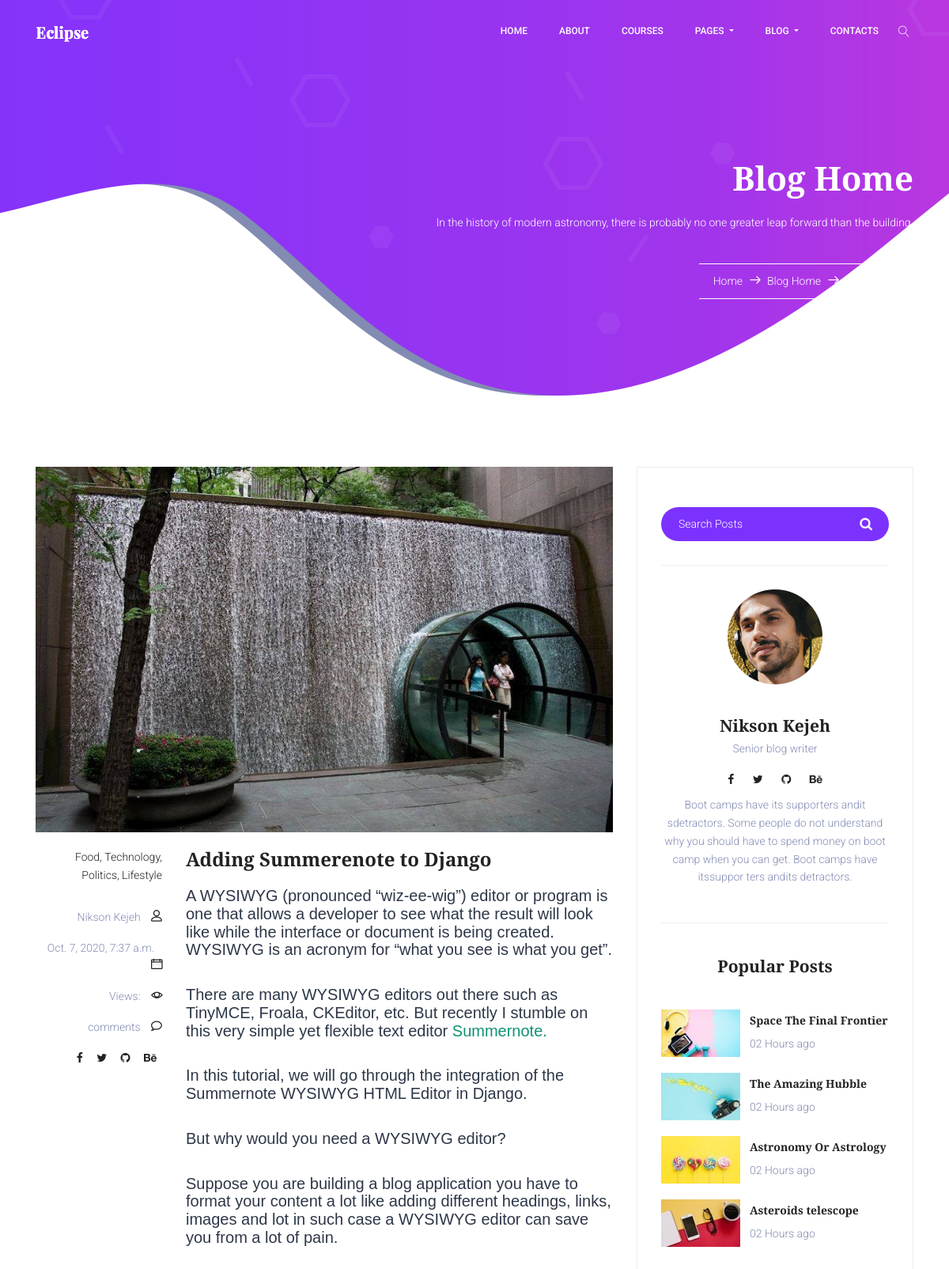
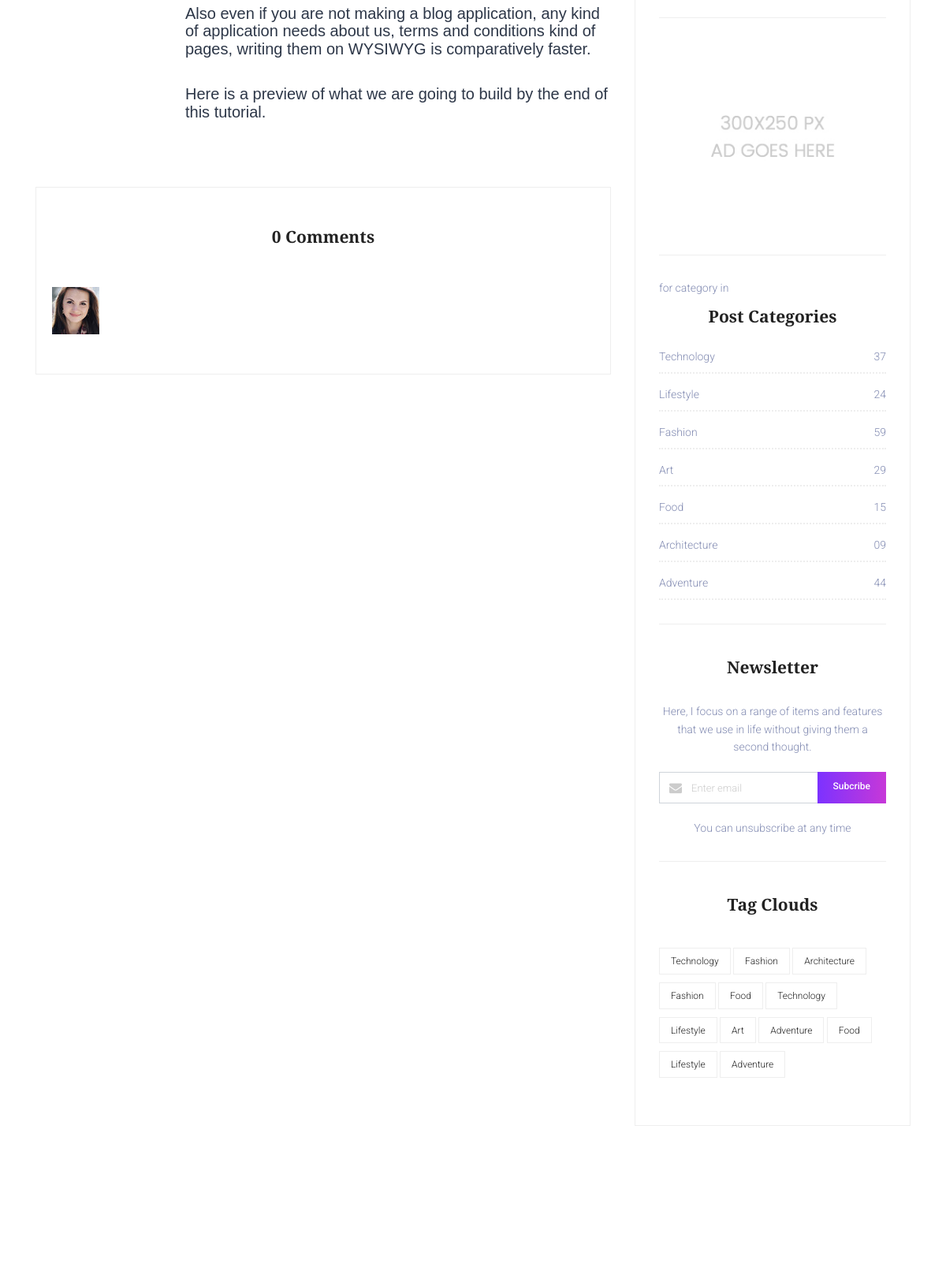
The app's page /blog/wd/ (upper part) with its own data (2 pictures, top to bottom).
### blog/models.py (models this page shows, shortened)
class Post(models.Model):
    category = models.ForeignKey(Category, verbose_name="Category", on_delete=models.CASCADE)
    cover = models.ImageField(upload_to='blog_1images/', blank=True, default='blog_1images/defaultblog.jpg')
    title = models.CharField(max_length=200, unique=True, verbose_name="Title")
    slug = models.SlugField(max_length=200, unique=True)
    author = models.ForeignKey(Teacher, on_delete=models.CASCADE, related_name='Post')
    updated_on = models.DateTimeField(auto_now=True)
    content = models.TextField()
    created_on = models.DateTimeField(auto_now_add=True)
    hit_count_generic = GenericRelation(HitCount, object_id_field='object_pk',
                                        related_query_name='hit_count_generic_relation')
    status = models.IntegerField(choices=STATUS, default=0)
    class Meta:
        verbose_name = "Post"
        verbose_name_plural = "Posts"
        ordering = ['-created_on']

### classroom/models.py (models this page shows, shortened)
class Teacher(models.Model):
    user = models.OneToOneField(User,on_delete=models.CASCADE,primary_key=True,related_name='Teacher')
    name = models.CharField(max_length=250)
    subject_name = models.CharField(max_length=250)
    email = models.EmailField(max_length=254)
    phone = models.IntegerField()
    teacher_profile_pic = models.ImageField(upload_to="classroom/teacher_profile_pic",blank=True)
    class_students = models.ManyToManyField(Student,through="StudentsInClass")
    def __str__(self):
        return self.name

### blog/views.py (the view)
# urls.py: path('<slug:slug>/', views.post_detail, name='post_detail'),
def post_detail(request, slug):
    template_name = 'classroom/blog-single.html'
    post = get_object_or_404(Post, slug=slug)
    comments = post.comments.filter(active=True)
    new_comment = None
    if request.method == 'POST':
        comment_form = CommentForm(data=request.POST)
        if comment_form.is_valid():
            new_comment = comment_form.save(commit=False)
            new_comment.post = post
            new_comment.save()
    else:
        comment_form = CommentForm()
    return render(request, template_name, {'post': post,
                                           'comments': comments,
                                           'new_comment': new_comment,
                                           'comment_form': comment_form})

### blog/forms.py
class CommentForm(forms.ModelForm):
    class Meta:
        model = Comment
        fields = ('name', 'email', 'body')

### template/classroom/blog-single.html (shortened to what this page needs)
{% load hitcount_tags %}
{% load static %}
{% block content %}
{% load crispy_forms_tags %}
<!DOCTYPE html>
<html lang="zxx" class="no-js">
<head>
	<link rel="stylesheet" href="{% static 'css/linearicons.css' %}" />
	<link rel="stylesheet" href="{% static 'css/font-awesome.min.css' %}" />
	<link rel="stylesheet" href="{% static 'css/bootstrap.css' %}" />
	<link rel="stylesheet" href="{% static 'css/magnific-popup.css' %}" />
	<link rel="stylesheet" href="{% static 'css/owl.carousel.css' %}" />
	<link rel="stylesheet" href="{% static 'css/nice-select.css' %}">
	<link rel="stylesheet" href="{% static 'css/hexagons.min.css' %}" />
	<link rel="stylesheet" href="'https://cdn.jsdelivr.net/themify-icons/0.1.2/css/themify-icons.css" />
	<link rel="stylesheet" href="{% static 'css/main.css' %}" />
</head>
<body>
	<header class="default-header">
		<nav class="navbar navbar-expand-lg  navbar-light">
			<div class="container">
				<a class="navbar-brand" href="index.html">
					<img src="{% static 'img/logo.png' %}" alt="" />
				</a>
				<div class="collapse navbar-collapse justify-content-end align-items-center" id="navbarSupportedContent">
					<ul class="navbar-nav">
						<li><a href="index.html">Home</a></li>
						<li><a href="about.html">About</a></li>
						<li><a href="courses.html">Courses</a></li>
						<li class="dropdown">
							<a class="dropdown-toggle" href="#" data-toggle="dropdown">
								Pages
							</a>
						</li>
						<li class="dropdown">
							<a class="dropdown-toggle" href="#" data-toggle="dropdown">
								Blog
							</a>
						</li>
						<li><a href="contacts.html">Contacts</a></li>
						<li>
							<button class="search">
								<span class="lnr lnr-magnifier" id="search"></span>
							</button>
						</li>
					</ul>
				</div>
			</div>
		</nav>
	</header>
	<section class="banner-area">
		<div class="container">
			<div class="row justify-content-center align-items-center">
				<div class="col-lg-12 banner-right">
					<h1 class="text-white">
							Blog Home
					</h1>
					<p class="mx-auto text-white  mt-20 mb-40">
						In the history of modern astronomy, there is probably no one greater leap forward than the building.
					</p>
					<div class="link-nav">
						<span class="box">
							<a href="index.html">Home </a>
							<i class="lnr lnr-arrow-right"></i>
							<a href="blog-home.html">Blog Home</a>
							<i class="lnr lnr-arrow-right"></i>
							<a href="blog-single.html">Single Blog</a>
						</span>
					</div>
				</div>
			</div>
		</div>
	</section>
	<section class="post-content-area single-post-area">
		<div class="container">
			<div class="row">
				<div class="col-lg-8 posts-list">
					<div class="single-post row">
						<div class="col-lg-12">
							<div class="feature-img">
								<img class="img-fluid" src="{{ post.cover.url }}" alt="">
							</div>
						</div>
						<div class="col-lg-3  col-md-3 meta-details">
							<ul class="tags">
								<li><a href="#">Food,</a></li>
								<li><a href="#">Technology,</a></li>
								<li><a href="#">Politics,</a></li>
								<li><a href="#">Lifestyle</a></li>
							</ul>
							<div class="user-details row">
								<p class="user-name col-lg-12 col-md-12 col-6"><a href="#">{{ post.author }}</a> <span class="lnr lnr-user"></span></p>
								<p class="date col-lg-12 col-md-12 col-6"><a href="#">{{ post.created_on }}</a> <span class="lnr lnr-calendar-full"></span></p>
								<p class="view col-lg-12 col-md-12 col-6"><a href="#">Views: {% get_hit_count for post %}</a> <span class="lnr lnr-eye"></span></p>
								<p class="comments col-lg-12 col-md-12 col-6"><a href="#">{{ comment.count }} comments</a> <span class="lnr lnr-bubble"></span></p>
								<ul class="social-links col-lg-12 col-md-12 col-6">
									<li><a href="#"><i class="fa fa-facebook"></i></a></li>
									<li><a href="#"><i class="fa fa-twitter"></i></a></li>
									<li><a href="#"><i class="fa fa-github"></i></a></li>
									<li><a href="#"><i class="fa fa-behance"></i></a></li>
								</ul>
							</div>
						</div>
						<div class="col-lg-9 col-md-9">
							<h3 class="mt-20 mb-20">{% block title %} {{ post.title }} {% endblock title %}</h3>
							<p class="excert">
                                {{ post.content | safe }}
							</p>
						</div>
					</div>
					<div class="comments-area">
						<h4>{{ comments.count }} Comments</h4>
						<div class="comment-list">
							<div class="single-comment justify-content-between d-flex">
								<div class="user justify-content-between d-flex">
									<div class="thumb">
										<img src="img/blog/c1.jpg" alt="">
									</div>
								</div>
							</div>
						</div>
					</div>
				</div>
				<div class="col-lg-4 sidebar-widgets">
					<div class="widget-wrap">
						<div class="single-sidebar-widget search-widget">
							<form class="search-form" action="#">
								<input placeholder="Search Posts" name="search" type="text" onfocus="this.placeholder = ''" onblur="this.placeholder = 'Search Posts'">
								<button type="submit"><i class="fa fa-search"></i></button>
							</form>
						</div>
						<div class="single-sidebar-widget user-info-widget">
							<img src="img/blog/user-info.png" alt="">
							<a href="#"><h4>{{ post.author }}</h4></a>
							<p>
								Senior blog writer
							</p>
							<ul class="social-links">
								<li><a href="#"><i class="fa fa-facebook"></i></a></li>
								<li><a href="#"><i class="fa fa-twitter"></i></a></li>
								<li><a href="#"><i class="fa fa-github"></i></a></li>
								<li><a href="#"><i class="fa fa-behance"></i></a></li>
							</ul>
							<p>
								Boot camps have its supporters andit sdetractors. Some people do not understand why you should have to spend money on boot
								camp when you can get. Boot camps have itssuppor ters andits detractors.
							</p>
						</div>
						<div class="single-sidebar-widget popular-post-widget">
							<h4 class="popular-title">Popular Posts</h4>
							<div class="popular-post-list">
								<div class="single-post-list d-flex flex-row align-items-center">
									<div class="thumb">
										<img class="img-fluid" src="img/blog/pp1.jpg" alt="">
									</div>
									<div class="details">
										<a href="blog-home.html"><h6>Space The Final Frontier</h6></a>
										<p>02 Hours ago</p>
									</div>
								</div>
								<div class="single-post-list d-flex flex-row align-items-center">
									<div class="thumb">
										<img class="img-fluid" src="img/blog/pp2.jpg" alt="">
									</div>
									<div class="details">
										<a href="blog-home.html"><h6>The Amazing Hubble</h6></a>
										<p>02 Hours ago</p>
									</div>
								</div>
								<div class="single-post-list d-flex flex-row align-items-center">
									<div class="thumb">
										<img class="img-fluid" src="img/blog/pp3.jpg" alt="">
									</div>
									<div class="details">
										<a href="blog-home.html"><h6>Astronomy Or Astrology</h6></a>
										<p>02 Hours ago</p>
									</div>
								</div>
								<div class="single-post-list d-flex flex-row align-items-center">
									<div class="thumb">
										<img class="img-fluid" src="img/blog/pp4.jpg" alt="">
									</div>
									<div class="details">
										<a href="blog-home.html"><h6>Asteroids telescope</h6></a>
										<p>02 Hours ago</p>
									</div>
								</div>
							</div>
						</div>
						<div class="single-sidebar-widget ads-widget">
							<a href="#"><img class="img-fluid" src="img/blog/ads-banner.jpg" alt=""></a>
						</div>
						<div class="single-sidebar-widget post-category-widget">
                            for category in
							<h4 class="category-title">Post Categories</h4>
							<ul class="cat-list">
								<li>
									<a href="#" class="d-flex justify-content-between">
										<p>Technology</p>
										<p>37</p>
									</a>
								</li>
								<li>
									<a href="#" class="d-flex justify-content-between">
										<p>Lifestyle</p>
										<p>24</p>
									</a>
								</li>
								<li>
									<a href="#" class="d-flex justify-content-between">
										<p>Fashion</p>
										<p>59</p>
									</a>
								</li>
								<li>
									<a href="#" class="d-flex justify-content-between">
										<p>Art</p>
										<p>29</p>
									</a>
								</li>
								<li>
									<a href="#" class="d-flex justify-content-between">
										<p>Food</p>
										<p>15</p>
									</a>
								</li>
								<li>
									<a href="#" class="d-flex justify-content-between">
										<p>Architecture</p>
										<p>09</p>
									</a>
								</li>
								<li>
									<a href="#" class="d-flex justify-content-between">
										<p>Adventure</p>
										<p>44</p>
									</a>
								</li>
							</ul>
						</div>
						<div class="single-sidebar-widget newsletter-widget">
							<h4 class="newsletter-title">Newsletter</h4>
							<p>
								Here, I focus on a range of items and features that we use in life without giving them a second thought.
							</p>
							<div class="form-group d-flex flex-row">
								<div class="col-autos">
									<div class="input-group">
										<div class="input-group-prepend">
											<div class="input-group-text"><i class="fa fa-envelope" aria-hidden="true"></i>
											</div>
										</div>
										<input type="text" class="form-control" id="inlineFormInputGroup" placeholder="Enter email" onfocus="this.placeholder = ''"
										 onblur="this.placeholder = 'Enter email'">
									</div>
								</div>
								<a href="#" class="bbtns">Subcribe</a>
							</div>
							<p class="text-bottom">
								You can unsubscribe at any time
							</p>
						</div>
						<div class="single-sidebar-widget tag-cloud-widget">
							<h4 class="tagcloud-title">Tag Clouds</h4>
							<ul>
								<li><a href="#">Technology</a></li>
								<li><a href="#">Fashion</a></li>
								<li><a href="#">Architecture</a></li>
								<li><a href="#">Fashion</a></li>
								<li><a href="#">Food</a></li>
								<li><a href="#">Technology</a></li>
								<li><a href="#">Lifestyle</a></li>
								<li><a href="#">Art</a></li>
								<li><a href="#">Adventure</a></li>
								<li><a href="#">Food</a></li>
								<li><a href="#">Lifestyle</a></li>
								<li><a href="#">Adventure</a></li>
							</ul>
						</div>
					</div>
				</div>
			</div>
		</div>
	</section>
{% endblock content %}
		</body>
		</html>

### records on screen
Post: cover (picture), author "Nikson Kejeh", created_on "Oct. 7, 2020, 7:37 a.m.", title "Adding Summerenote to Django", content "A WYSIWYG (pronounced “wiz-ee-wig”) editor or program is one that allows a developer to see what the result will look like while the interface or document is being created. WYSIWYG is an acronym for “what you see is what you get”. There are many WYSIWYG editors out there such as TinyMCE, Froala, CKEditor, etc. But recently I stumble on this very simple yet flexible text editor Summernote. In this tutorial, we will go through the integration of the Summernote WYSIWYG HTML Editor in Django. But why would you need a WYSIWYG editor? Suppose you are building a blog application you have to format your content a lot like adding different headings, links, images and lot in such case a WYSIWYG…"

### other values on screen
{{ comments.count }} "0"
